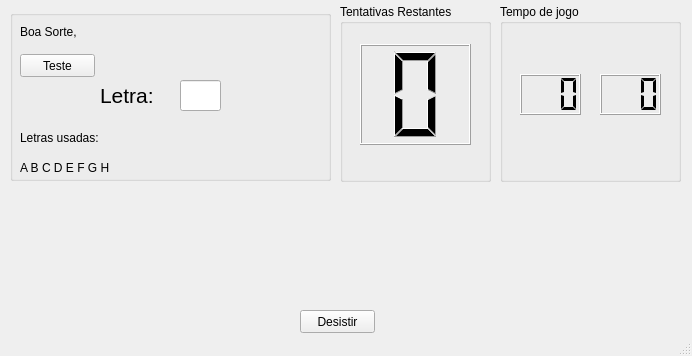
<?xml version="1.0" encoding="UTF-8"?>
<ui version="4.0">
 <class>MainWindow</class>
 <widget class="QMainWindow" name="MainWindow">
  <property name="geometry">
   <rect>
    <x>0</x>
    <y>0</y>
    <width>692</width>
    <height>356</height>
   </rect>
  </property>
  <property name="windowTitle">
   <string>MainWindow</string>
  </property>
  <widget class="QWidget" name="centralWidget">
   <widget class="QGroupBox" name="groupBox">
    <property name="geometry">
     <rect>
      <x>10</x>
      <y>10</y>
      <width>321</width>
      <height>171</height>
     </rect>
    </property>
    <property name="title">
     <string/>
    </property>
    <widget class="QLabel" name="labelNickname">
     <property name="geometry">
      <rect>
       <x>10</x>
       <y>11</y>
       <width>231</width>
       <height>21</height>
      </rect>
     </property>
     <property name="text">
      <string>Boa Sorte, </string>
     </property>
    </widget>
    <widget class="QLineEdit" name="inputLetra">
     <property name="geometry">
      <rect>
       <x>170</x>
       <y>70</y>
       <width>41</width>
       <height>31</height>
      </rect>
     </property>
     <property name="font">
      <font>
       <pointsize>15</pointsize>
       <underline>false</underline>
       <kerning>true</kerning>
      </font>
     </property>
     <property name="maxLength">
      <number>1</number>
     </property>
     <property name="frame">
      <bool>true</bool>
     </property>
     <property name="cursorPosition">
      <number>0</number>
     </property>
     <property name="alignment">
      <set>Qt::AlignCenter</set>
     </property>
    </widget>
    <widget class="QLabel" name="label_4">
     <property name="geometry">
      <rect>
       <x>90</x>
       <y>70</y>
       <width>71</width>
       <height>31</height>
      </rect>
     </property>
     <property name="font">
      <font>
       <pointsize>16</pointsize>
      </font>
     </property>
     <property name="text">
      <string>Letra:</string>
     </property>
    </widget>
    <widget class="QLabel" name="label_3">
     <property name="geometry">
      <rect>
       <x>10</x>
       <y>120</y>
       <width>191</width>
       <height>16</height>
      </rect>
     </property>
     <property name="text">
      <string>Letras usadas:</string>
     </property>
    </widget>
    <widget class="QLabel" name="labelLetrasUsadas">
     <property name="geometry">
      <rect>
       <x>10</x>
       <y>150</y>
       <width>211</width>
       <height>16</height>
      </rect>
     </property>
     <property name="text">
      <string>A B C D E F G H</string>
     </property>
    </widget>
    <widget class="QPushButton" name="pushButton">
     <property name="geometry">
      <rect>
       <x>10</x>
       <y>44</y>
       <width>75</width>
       <height>23</height>
      </rect>
     </property>
     <property name="text">
      <string>Teste</string>
     </property>
    </widget>
   </widget>
   <widget class="QPushButton" name="frangarButton">
    <property name="geometry">
     <rect>
      <x>300</x>
      <y>310</y>
      <width>75</width>
      <height>23</height>
     </rect>
    </property>
    <property name="text">
     <string>Desistir</string>
    </property>
   </widget>
   <widget class="QGroupBox" name="groupBox_4">
    <property name="geometry">
     <rect>
      <x>500</x>
      <y>4</y>
      <width>181</width>
      <height>178</height>
     </rect>
    </property>
    <property name="title">
     <string>Tempo de jogo</string>
    </property>
    <widget class="QLCDNumber" name="minuteLCD">
     <property name="geometry">
      <rect>
       <x>20</x>
       <y>70</y>
       <width>61</width>
       <height>41</height>
      </rect>
     </property>
     <property name="digitCount">
      <number>3</number>
     </property>
     <property name="segmentStyle">
      <enum>QLCDNumber::Flat</enum>
     </property>
     <property name="value" stdset="0">
      <double>0.000000000000000</double>
     </property>
    </widget>
    <widget class="QLCDNumber" name="secondLCD">
     <property name="geometry">
      <rect>
       <x>100</x>
       <y>70</y>
       <width>61</width>
       <height>41</height>
      </rect>
     </property>
     <property name="digitCount">
      <number>3</number>
     </property>
     <property name="segmentStyle">
      <enum>QLCDNumber::Flat</enum>
     </property>
     <property name="value" stdset="0">
      <double>0.000000000000000</double>
     </property>
    </widget>
   </widget>
   <widget class="QGroupBox" name="groupBox_5">
    <property name="geometry">
     <rect>
      <x>340</x>
      <y>4</y>
      <width>151</width>
      <height>178</height>
     </rect>
    </property>
    <property name="title">
     <string>Tentativas Restantes</string>
    </property>
    <widget class="QLCDNumber" name="livesLCD">
     <property name="geometry">
      <rect>
       <x>20</x>
       <y>40</y>
       <width>111</width>
       <height>101</height>
      </rect>
     </property>
     <property name="font">
      <font>
       <pointsize>8</pointsize>
      </font>
     </property>
     <property name="digitCount">
      <number>1</number>
     </property>
    </widget>
   </widget>
   <widget class="QLabel" name="displayLetras">
    <property name="geometry">
     <rect>
      <x>10</x>
      <y>220</y>
      <width>481</width>
      <height>81</height>
     </rect>
    </property>
    <property name="sizePolicy">
     <sizepolicy hsizetype="Fixed" vsizetype="Fixed">
      <horstretch>0</horstretch>
      <verstretch>0</verstretch>
     </sizepolicy>
    </property>
    <property name="baseSize">
     <size>
      <width>0</width>
      <height>0</height>
     </size>
    </property>
    <property name="font">
     <font>
      <pointsize>19</pointsize>
      <kerning>true</kerning>
     </font>
    </property>
    <property name="text">
     <string/>
    </property>
    <property name="textFormat">
     <enum>Qt::AutoText</enum>
    </property>
    <property name="scaledContents">
     <bool>false</bool>
    </property>
    <property name="alignment">
     <set>Qt::AlignCenter</set>
    </property>
    <property name="margin">
     <number>0</number>
    </property>
    <property name="indent">
     <number>-1</number>
    </property>
   </widget>
  </widget>
  <widget class="QStatusBar" name="statusBar"/>
 </widget>
 <layoutdefault spacing="6" margin="11"/>
 <resources/>
 <connections/>
</ui>
